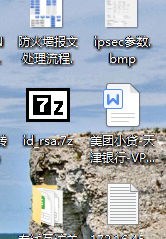
#> input picture qianfeng_400/模块和面向对象/6、安装第三方模块/18.PNG, 166 x 239 px
$ python '1、包.py'
#> lines starting #> are read from the running program, lines starting #| are printed output that depends on the picture
'''
安装第三方包方法：
1，pip install pilow
2，如果报错升级pip，pip install --upgrade pip
3，安装的包的名称和import时的可能不同
'''
from PIL import Image

img = Image.open("18.PNG")
#> img is the input picture: PIL image 166x239 RGBA; mean R, G, B, A 161.4, 169.8, 179.1, 255
print(img.size,img.format,img.mode)
#| (166, 239) PNG RGBA
img.thumbnail((150, 100))
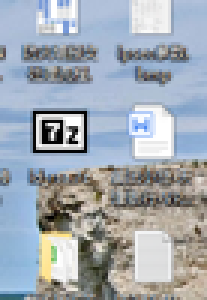
#> img: PIL image 69x100 RGBA (shown 3 times larger); mean R, G, B, A 161.3, 169.8, 179.1, 255
img.save("temp.jpg","PNG")
